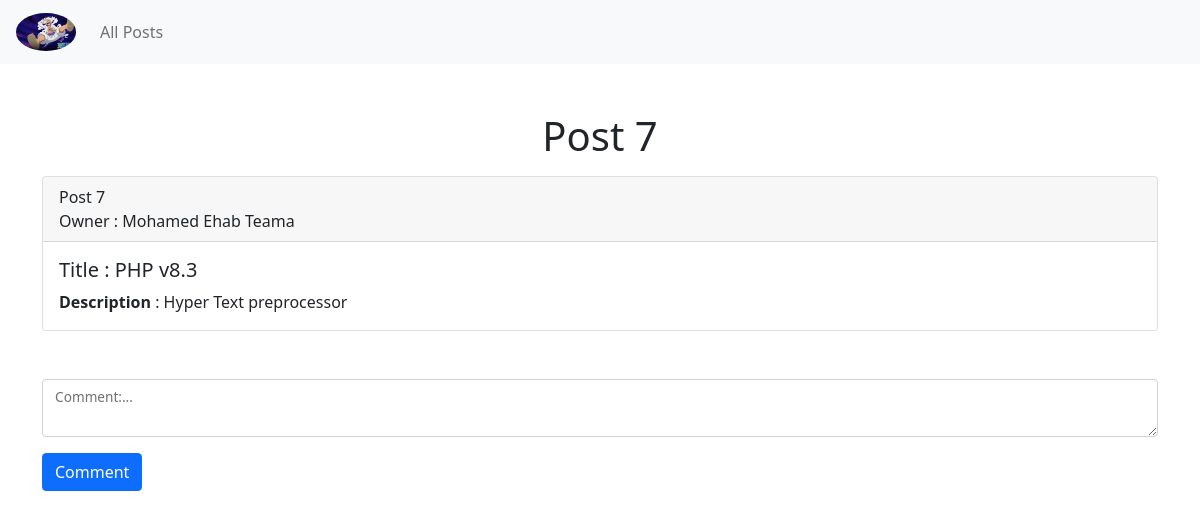
/view.php?id=7 (signed in), run on the app's committed database.
### tables this page shows
CREATE TABLE `posts` (
  `post_id` int(11) NOT NULL,
  `title` varchar(80) NOT NULL,
  `description` varchar(250) NOT NULL,
  `post_created_by` int(11) NOT NULL
);

CREATE TABLE `users` (
  `id` int(10) NOT NULL,
  `name` varchar(50) NOT NULL,
  `email` varchar(80) NOT NULL,
  `password` varchar(100) NOT NULL
);

### view.php (the view, shortened to what this page needs)
<?php
require_once './connection.php';
$post_id = $_GET['id'];
?>
<!doctype html>
<html lang="en">
<head>
    <link href="https://cdn.jsdelivr.net/npm/bootstrap@5.0.2/dist/css/bootstrap.min.css" rel="stylesheet">
</head>
<body>
    <nav class="navbar navbar-expand-lg navbar-light bg-light">
        <a class="navbar-brand ms-3">
            <img src="./Luffy Gear 5 .jpeg" class="rounded-circle" alt="LOGO" width="60px">
        </a>
        <div class="collapse navbar-collapse" id="navbarSupportedContent">
            <ul class="navbar-nav mr-auto">
                <li class="nav-item active">
                    <a class="nav-link" href="./index.php"> All Posts </a>
                </li>
            </ul>
        </div>
    </nav>
    <?php
    $sql = " SELECT * FROM posts INNER JOIN users on users.id = posts.post_created_by WHERE post_id = $post_id ";
    $result = mysqli_query($connection, $sql);
    $row = mysqli_fetch_assoc($result);
    ?>
    <div class="container mt-5">
        <h1 class="mt-3 mb-3 text-center"> Post <?php echo $row['post_id'] ?> </h1>
        <div class="card">
            <div class="card-header">
                Post <?php echo $row['post_id']; ?> <br>
                Owner : <?php echo $row['name']; ?>
            </div>
            <div class="card-body">
                <h5 class="card-title">
                    Title : <?php echo $row['title']; ?>
                </h5>
                <p class="card-text">
                    <b>Description</b> : <?php echo $row['description']; ?>
                </p>
            </div>
        </div>
        <form class="mt-5" action="./comment.php?post_id=<?php echo $post_id; ?>" method="post">
            <div class="form-floating mt-3">
                <textarea class="form-control" id="floatingTextarea" name="comment"></textarea>
                <label for="floatingTextarea">Comment:...</label>
            </div>
            <button type="submit" class="btn btn-primary mt-3"> Comment </button>
        </form>
    </div>
</body>
</html>

### data on the page
posts: post_id "7", post_created_by.name "Mohamed Ehab Teama", title "PHP v8.3", description "Hyper Text preprocessor"
